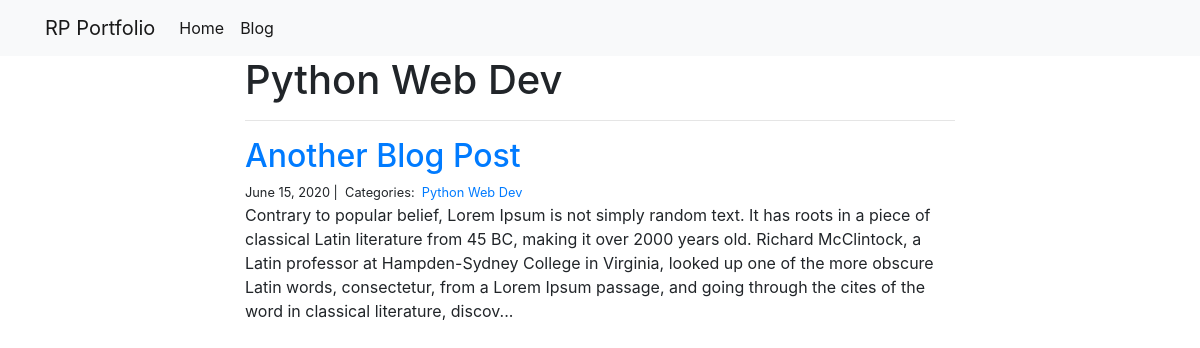
Screenshot of /blog/Python Web Dev/ with the database file from the repository.
### blog/models.py (models this page shows)
class Category(models.Model):
    name = models.CharField(max_length=20)

class Post(models.Model):
    title = models.CharField(max_length=255)
    body = models.TextField()
    created_on = models.DateTimeField(auto_now_add=True)
    last_modified = models.DateTimeField(auto_now=True)
    categories = models.ManyToManyField("Category", related_name="posts")

### blog/views.py (the view)
# urls.py: path("<category>/", views.blog_category, name="blog_category"),
def blog_category(request, category):
    posts = Post.objects.filter(categories__name__contains=category).order_by(
        "-created_on"
    )
    context = {"category": category, "posts": posts}
    return render(request, "blog_category.html", context)

### blog/templates/blog_category.html
{% extends "base.html" %}
{% block page_content %}
<div class="col-md-8 offset-md-2">
    <h1>{{ category | title }}</h1>
    <hr>
    {% for post in posts %}
        <h2><a href="{% url 'blog_detail' post.pk%}">{{ post.title }}</a></h2>
        <small>
            {{ post.created_on.date }} |&nbsp;
            Categories:&nbsp;
            {% for category in post.categories.all %}
            <a href="{% url 'blog_category' category.name %}">
                {{ category.name }}
            </a>&nbsp;
            {% endfor %}
        </small>
        <p>{{ post.body | slice:":400" }}...</p>
    {% endfor %}
</div>
{% endblock %}

### rows the page displays
Category: name "Python Web Dev"
Post: title "Another Blog Post", created_on "June 15, 2020", body "Contrary to popular belief, Lorem Ipsum is not simply random text. It has roots in a piece of classical Latin literature from 45 BC, making it over 2000 years old. Richard McClintock, a Latin professor at Hampden-Sydney College in Virginia, looked up one of the more obscure Latin words, consectetur, from a Lorem Ipsum passage, and going through the cites of the word in classical literature, discov"
